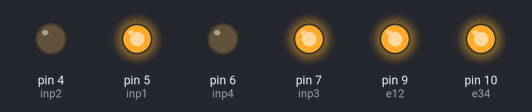
This sketch was run on a simulated Arduino Uno, built with avr-gcc and run on an emulated ATmega328P. Parts: output pins drawn as LEDs (lit = HIGH).

Above: at 0.1 s.
Timing chart, 0 to 1.6 s (numbered marks = the images above):
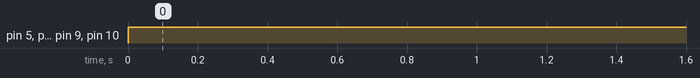

Measured:
- by itself, pin 5 (inp1), pin 7 (inp3), pin 9 (e12), pin 10 (e34): LOW → HIGH at 0.00 s

The sketch:

arduinoCar.ino
```cpp
// C++ code
//
int e12 = 9;
int e34 = 10;
int inp1 = 5;
int inp2 = 4;
int inp3 = 7;
int inp4 = 6;

void setup(){
  pinMode(e12, OUTPUT);
  pinMode(e34, OUTPUT);
  pinMode(inp1, OUTPUT);
  pinMode(inp2, OUTPUT);
  pinMode(inp3, OUTPUT);
  pinMode(inp4, OUTPUT);
}

void loop(){
  fwd(100);
  delay(10);
}

void fwd(int speedPerc){
  // function that takes in a percent value and goes forward at that percent speed
  int speed = map(speedPerc, 0, 100, 0, 255);
  analogWrite(e12, speed);
  analogWrite(e34, speed);
  digitalWrite(inp1, HIGH);
  digitalWrite(inp2, LOW);
  digitalWrite(inp3, HIGH);
  digitalWrite(inp4, LOW);
}

void back(int speedPerc){
  // function that takes in a percent value and goes backward at that percent speed
  int speed = map(speedPerc, 0, 100, 0, 255);
  analogWrite(e12, speed);
  analogWrite(e34, speed);
  digitalWrite(inp1, LOW);
  digitalWrite(inp2, HIGH);
  digitalWrite(inp3, LOW);
  digitalWrite(inp4, HIGH);
}

void powerTurn(int leftPerc, int rightPerc){
  // function that takes in a percent value and goes forward at that percent speed
  int left = map(leftPerc, 0, 100, 0, 255);
  int right = map(rightPerc, 0, 100, 0, 255);
  analogWrite(e12, left);
  analogWrite(e34, right);
  digitalWrite(inp1, HIGH);
  digitalWrite(inp2, LOW);
  digitalWrite(inp3, HIGH);
  digitalWrite(inp4, LOW);
}
```
